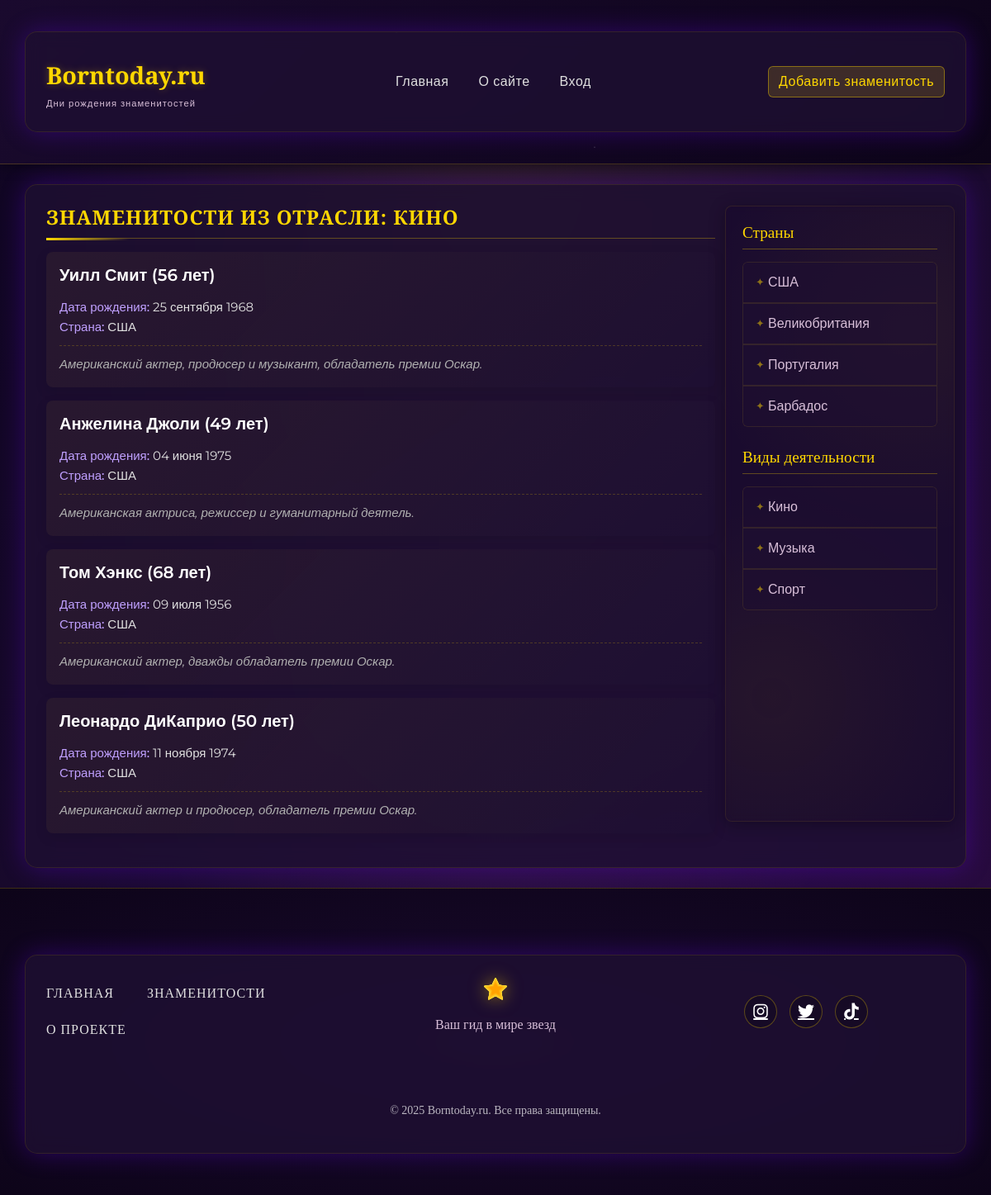
Page /industry/kino/ on the earlier database version.
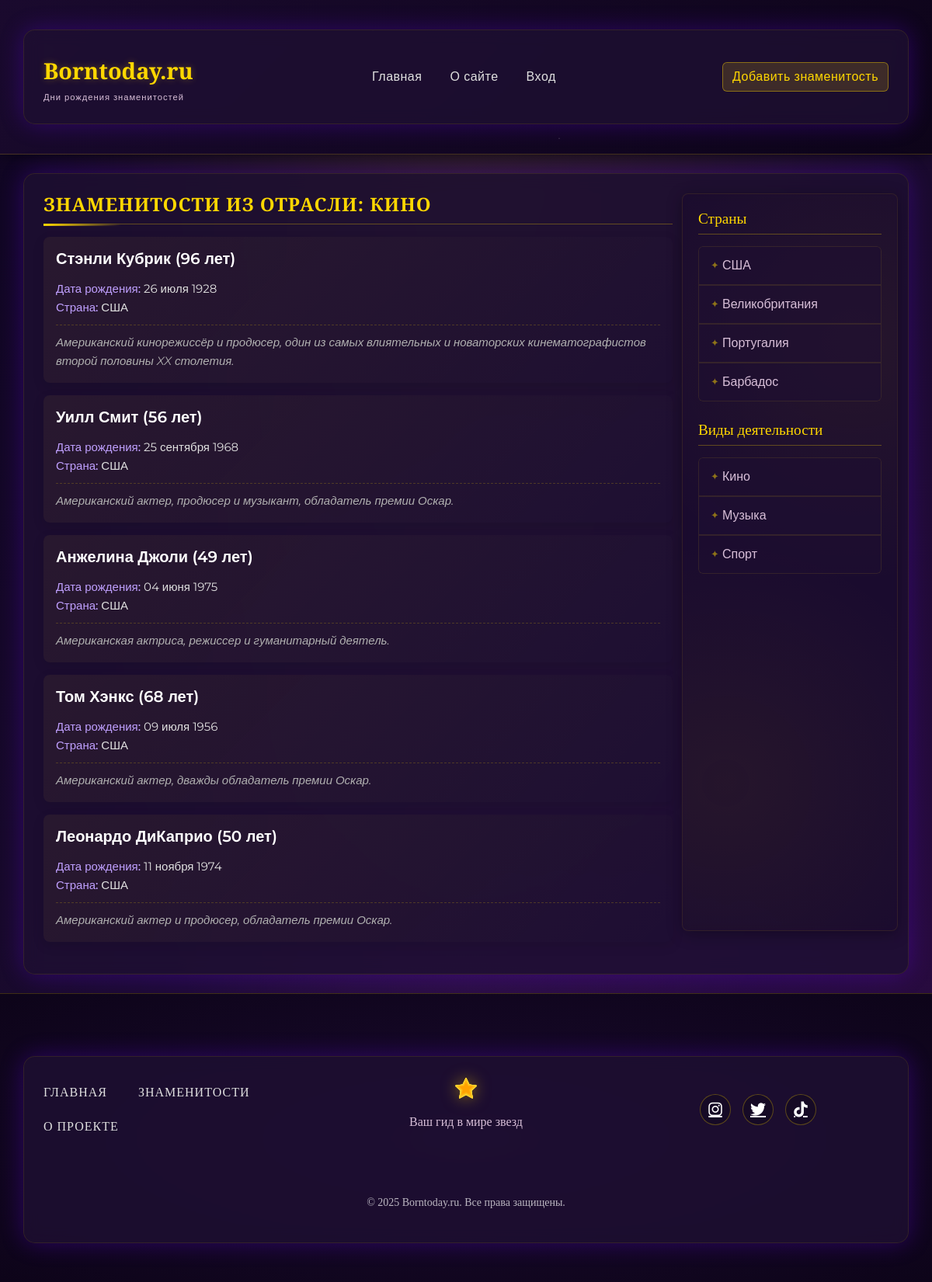
Same page on the later database version.
### star/models.py (models this page shows, shortened)
class Category(models.Model):
    title = models.CharField(max_length=100)  # Название категории
    slug = models.SlugField(max_length=255, unique=True, blank=True, db_index=True, verbose_name="URL")

class Star(models.Model):
    name = models.CharField(max_length=100, verbose_name="Имя")  # Имя звезды
    slug = models.SlugField(max_length=255, unique=True, db_index=True, verbose_name="URL")
    country = models.ForeignKey(Country, on_delete=models.CASCADE, related_name='stars', verbose_name="Страна")
    categories = models.ManyToManyField(Category, related_name='stars', verbose_name="Категории")
    birth_date = models.DateField(verbose_name="Дата рождения")  # Дата рождения
    content = models.TextField(verbose_name="Описание")  # Описание звезды
    photo = models.ImageField(upload_to='photos/%Y/%m/%d/', blank=True, null=True, verbose_name="Фотография")
    is_published = models.BooleanField(default=True, verbose_name="Опубликовано")  # Флаг публикации
    time_create = models.DateTimeField(auto_now_add=True,
                                       verbose_name="Время создания")  # Дата создания (автоматически)
    time_update = models.DateTimeField(auto_now=True, verbose_name="Время изменения")
    def get_age(self):
        today = date.today()
        age = today.year - self.birth_date.year
        if (today.month, today.day) < (self.birth_date.month, self.birth_date.day):
            age -= 1
        return age
    class Meta:
        verbose_name = 'Знаменитость'
        verbose_name_plural = 'Знаменитости'
        ordering = ['-time_create']  # Сортировка по убыванию времени создания
        indexes = [
            models.Index(fields=['-time_create']),  # Индекс для повышения производительности
        ]

class Country(models.Model):
    name = models.CharField(max_length=100)  # Название страны
    slug = models.SlugField(max_length=255, unique=True, blank=True, db_index=True, verbose_name="URL")

### star/views.py (the view)
# urls.py: path('industry/<slug:slug>/', views.stars_by_category, name='stars_by_category'),
def stars_by_category(request, slug):
    category = get_object_or_404(Category, slug=slug)
    filtered_stars = Star.objects.filter(categories=category, is_published=True)
    countries = Country.objects.all()
    categories = Category.objects.all()
    context = {
        'stars': filtered_stars,
        'category_name': category.title,
        'star_countries': countries,
        'star_categories': categories,
        'title_template': 'Знаменитости из отрасли',
    }
    return render(request, 'star/industry.html', context)

### star/templates/star/industry.html (shortened to what this page needs)
{% extends 'star/base.html' %}
{% block content %}
<h4 class="mb-3">{{ title_template }}: {{ category_name }}</h4>
{% if stars %}
  {% for star in stars %}
    <div class="card mb-3">
      <div class="card-body">
        <h5 class="card-title">
          <a href="{% url 'star_detail' star.slug %}">{{ star.name }}</a> ({{ star.get_age }} лет)
        </h5>
        <p class="card-text">
          <strong>Дата рождения:</strong> {{ star.birth_date|date:"d E Y" }}<br>
          <strong>Страна:</strong> {{ star.country.name }}<br>
          <em>{{ star.content }}</em>
        </p>
      </div>
    </div>
  {% endfor %}
{% else %}
  <p>Нет знаменитостей в этой категории.</p>
{% endif %}
{% endblock %}

### star/templates/star/base.html (shortened to what this page needs)
{% load static %}
<!DOCTYPE html>
<html lang="ru">
<head>
  <link rel="stylesheet" href="https://cdn.jsdelivr.net/npm/bootstrap@5.3.0/dist/css/bootstrap.min.css">
  <link rel="stylesheet" href="{% static 'css-star/body-star.css' %}">
  <link rel="stylesheet" href="{% static 'css-star/footer-star.css' %}">
  <link rel="stylesheet" href="{% static 'css-star/index-star.css' %}">
  <link rel="stylesheet" href="{% static 'css-star/header-star.css' %}">
  <link rel="stylesheet" href="{% static 'css-star/sidebar-star.css' %}">
  <link rel="stylesheet" href="https://cdnjs.cloudflare.com/ajax/libs/font-awesome/6.0.0/css/all.min.css">
</head>
<body>
{% include 'star/header.html' %}
<main class="container my-4">
  <div class="row">
    <div class="col-md-9">
      {% block content %}{% endblock %}
    </div>
    {% include 'star/sidebar.html' %}
  </div>
</main>
{% include 'star/footer.html' %}
</body>
</html>

### star/templates/star/header.html (shortened to what this page needs)
<nav class="navbar navbar-expand-lg navbar-light bg-light">
  <div class="container">
    <div class="d-flex flex-column">
      <a class="navbar-brand fw-bold" href="{% url 'star_index' %}">Borntoday.ru</a>
      <span class="small">Дни рождения знаменитостей</span>
    </div>
    <div class="collapse navbar-collapse justify-content-center" id="mainMenu">
      <ul class="navbar-nav">
        <li class="nav-item">
          <a class="nav-link" href="{% url 'star_index' %}">Главная</a>
        </li>
        <li class="nav-item">
          <a class="nav-link" href="{% url 'about' %}">О сайте</a>
        </li>
        <li class="nav-item">
          <a class="nav-link" href="{% url 'admin:index' %}">Вход</a>
        </li>
      </ul>
    </div>
    <div>
      <a href="/add" class="btn btn-primary">Добавить знаменитость</a>
    </div>
  </div>
</nav>

### star/templates/star/sidebar.html
<div class="col-md-3">
  <h5>Страны</h5>
  <ul class="list-group mb-4">
    {% for country in star_countries %}
    <li class="list-group-item">
      <a href="{% url 'stars_by_country' country.slug %}">{{country.name}}</a>
    </li>
    {% endfor %}
  </ul>
  <h5>Виды деятельности</h5>
  <ul class="list-group">
    {% for cat in star_categories %}
    <li class="list-group-item">
      <a href="{% url 'stars_by_category' cat.slug %}">{{ cat.title }}</a>
    </li>
    {% endfor %}
  </ul>
</div>

### star/templates/star/footer.html
{% load static %}
<footer class="star-footer">
  <div class="container">
    <div class="footer-content">
      <nav class="footer-nav">
        <ul>
          <li><a href="{% url 'star_index' %}" class="footer-link diamond-hover">Главная</a></li>
          <li><a href="{% url 'star_index' %}" class="footer-link diamond-hover">Знаменитости</a></li>
          <li><a href="{% url 'about' %}" class="footer-link diamond-hover">О проекте</a></li>
        </ul>
      </nav>
      <div class="footer-brand">
        <img src="{% static 'favicon.png' %}" alt="Borntoday.ru" class="footer-logo star-logo">
        <p class="footer-description">Ваш гид в мире звезд</p>
      </div>
      <div class="footer-social">
        <a href="#" class="social-icon star-icon" aria-label="Instagram"><i class="fab fa-instagram"></i></a>
        <a href="#" class="social-icon star-icon" aria-label="Twitter"><i class="fab fa-twitter"></i></a>
        <a href="#" class="social-icon star-icon" aria-label="TikTok"><i class="fab fa-tiktok"></i></a>
      </div>
    </div>
    <div class="footer-copyright">
      <p>© {% now "Y" %} Borntoday.ru. Все права защищены.</p>
    </div>
  </div>
  <div class="stars-container" data-stars-count="40"></div>
</footer>

### star/static/css-star/body-star.css (style rules this page uses)
body { color: #e0e0e0; font-family: 'Montserrat', sans-serif; min-height: 100vh; background: radial-gradient(ellipse at top, rgba(255, 215, 0, 0.1) 0%, transparent 70%), radial-gradient(ellipse at bottom, rgba(106, 0, 255, 0.1) 0%, transparent 70%), linear-gradient(135deg, #0f0521 0%, #1a0a2e 50%, #2d0b45 100%); background-attachment: fixed; margin: 0; padding: 0; }
body::before { content: ""; position: fixed; top: 0; left: 0; width: 100%; height: 100%; background: radial-gradient(2px 2px at 20% 30%, #fff 1%, transparent 2%), radial-gradient(2px 2px at 80% 70%, #fff 1%, transparent 2%), radial-gradient(3px 3px at 40% 80%, #fff 1%, transparent 2%), radial-gradient(2px 2px at 60% 10%, #fff 1%, transparent 2%); background-size: 200px 200px; z-index: -1; animation: starsAnimation 50s linear infinite; pointer-events: none; }
.container { background-color: rgba(30, 15, 50, 0.8); backdrop-filter: blur(10px); border-radius: 15px; box-shadow: 0 0 30px rgba(106, 0, 255, 0.3); padding: 25px; margin-top: 30px; margin-bottom: 30px; border: 1px solid rgba(255, 215, 0, 0.1); }
h1, h2, h3, h4, h5, h6 { font-family: 'Playfair Display', serif; color: #1a0a2e; }
a { color: #8a2be2; transition: all 0.3s ease; }
.card { border: none; border-radius: 10px; box-shadow: 0 5px 15px rgba(0,0,0,0.1); transition: transform 0.3s ease; margin-bottom: 20px; }

### star/static/css-star/footer-star.css (style rules this page uses)
.star-footer { position: relative; background: radial-gradient(ellipse at center, #1a0a2e 0%, #0d0419 100%); color: #D8BFD8; padding: 50px 0 20px; font-family: 'Playfair Display', serif; overflow: hidden; border-top: 1px solid rgba(255, 215, 0, 0.2); }
.stars-container { position: absolute; inset: 0; pointer-events: none; z-index: 0; }
.footer-content { display: grid; grid-template-columns: repeat(auto-fit, minmax(250px, 1fr)); gap: 40px; align-items: center; margin-bottom: 40px; position: relative; z-index: 1; }
.footer-nav ul { display: flex; flex-wrap: wrap; gap: 20px 40px; list-style: none; padding: 0; margin: 0; }
.footer-link { color: #e0e0e0; text-decoration: none; font-size: 16px; font-weight: 500; letter-spacing: 1px; position: relative; transition: all 0.3s ease; text-transform: uppercase; }
.footer-brand { text-align: center; }
.star-logo { max-width: 200px; height: auto; margin-bottom: 15px; filter: drop-shadow(0 0 10px rgba(255, 215, 0, 0.5)); transition: all 0.5s ease; }
.footer-social { display: flex; gap: 15px; justify-content: center; }
.social-icon { color: white; font-size: 20px; width: 40px; height: 40px; border: 1px solid rgba(255, 215, 0, 0.3); border-radius: 50%; display: flex; align-items: center; justify-content: center; transition: all 0.3s ease; background: rgba(0, 0, 0, 0.2); }
.footer-copyright { text-align: center; padding-top: 25px; position: relative; z-index: 1; color: rgba(255, 255, 255, 0.7); font-size: 14px; }

### star/static/css-star/index-star.css (style rules this page uses)
h4 { color: #ffd700; font-family: 'Playfair Display', serif; font-weight: 700; text-transform: uppercase; letter-spacing: 1px; position: relative; padding-bottom: 10px; border-bottom: 1px solid rgba(255, 215, 0, 0.3); }
h4:after { content: ''; position: absolute; bottom: -3px; left: 0; width: 100px; height: 3px; background: linear-gradient(90deg, #ffd700, transparent); }
.card { background: rgba(30, 15, 50, 0.7); border: none !important; border-radius: 8px; transition: all 0.4s ease; overflow: hidden; position: relative; color: #e0e0e0; margin-bottom: 20px; }
.card:before { content: ''; position: absolute; top: 0; left: 0; width: 100%; height: 100%; background: linear-gradient(135deg, rgba(255, 215, 0, 0.05) 0%, transparent 100%); z-index: 0; }
.card-body { position: relative; z-index: 1; }
.card-title { color: #ffffff; font-family: 'Montserrat', sans-serif; font-weight: 600; margin-bottom: 15px; }
.card-title a { color: inherit; text-decoration: none; transition: all 0.3s ease; position: relative; }
.card-title a:after { content: ''; position: absolute; bottom: -3px; left: 0; width: 0; height: 2px; background: #ffd700; transition: width 0.3s ease; }
.card-text { font-family: 'Montserrat', sans-serif; font-size: 15px; line-height: 1.6; }
.card-text strong { color: #c0a0ff; font-weight: 500; }
.card-text em { display: block; margin-top: 10px; padding-top: 10px; border-top: 1px dashed rgba(255, 215, 0, 0.2); color: #b0b0b0; font-style: italic; }

Differences in the rows shown:
added Star: name "Стэнли Кубрик", get_age "96", birth_date "26 июля 1928", country.name "США", content "Американский кинорежиссёр и продюсер, один из самых влиятельных и новаторских кинематографистов второй половины XX столетия."
